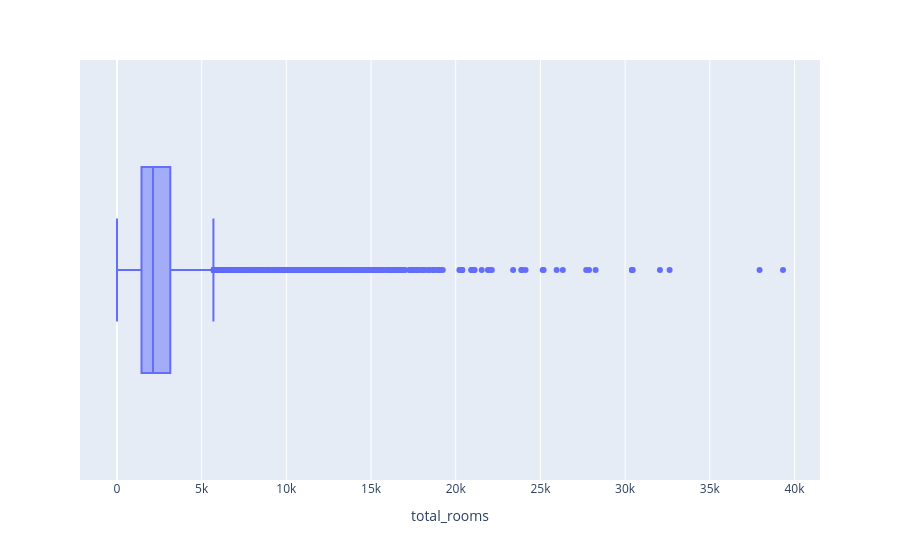

Notebook source saved alongside this figure:
### Code cell
px.box(df, x='total_rooms')

### Figure 1 — Plotly figure (JSON) as saved in the notebook; plotly's stock layout.template omitted (floating-point values rounded to 4 significant figures; data arrays with more than 128 entries replaced by an {"elided": "..."} marker saying what was removed)
{"data": [{"alignmentgroup": "True", "hovertemplate": "total_rooms=%{x}<extra></extra>", "legendgroup": "", "marker": {"color": "#636efa"}, "name": "", "notched": false, "offsetgroup": "", "orientation": "h", "showlegend": false, "type": "box", "x": {"elided": "20640 int values"}, "x0": " ", "xaxis": "x", "y0": " ", "yaxis": "y"}], "layout": {"boxmode": "group", "legend": {"tracegroupgap": 0}, "margin": {"t": 60}, "xaxis": {"anchor": "y", "domain": [0, 1], "title": {"text": "total_rooms"}}, "yaxis": {"anchor": "x", "domain": [0, 1]}}}
